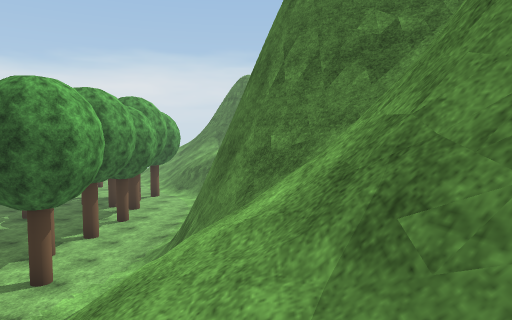
view 1 (above)

24 first-person views from a walk through a scene from a Unity 3-D project. The camera is 1.4 m above the floor, tilts 4° down and sees 70° across. The floor is counted in squares, 2 m on a side. Each view is taken from the middle of a square. On the plan, view 1 faces up. The plan holds only what a view shows up to about 11 squares ahead; the rest is blank. The place goes on beyond the plan. Some trees and plants on the terrain are drawn as simple stand-ins. The player character is not drawn. Surface patterns are stand-ins for the level's own textures.

view 2
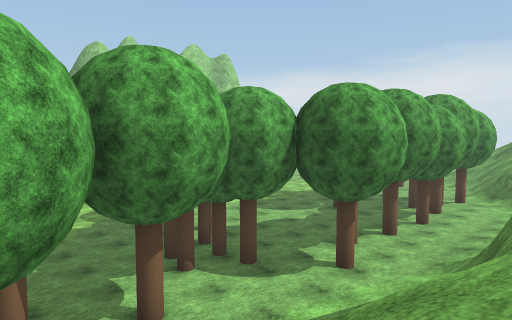

view 3
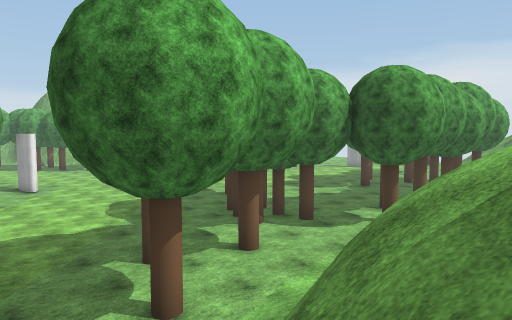

view 4
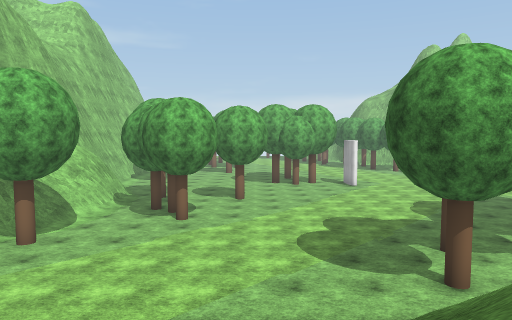

view 5
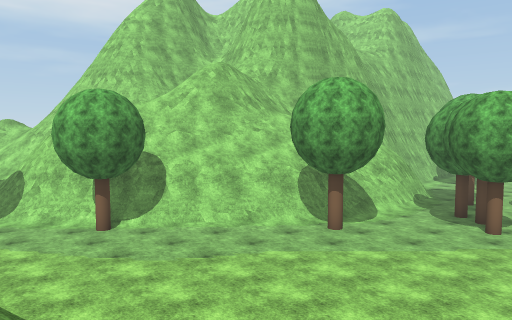

view 6
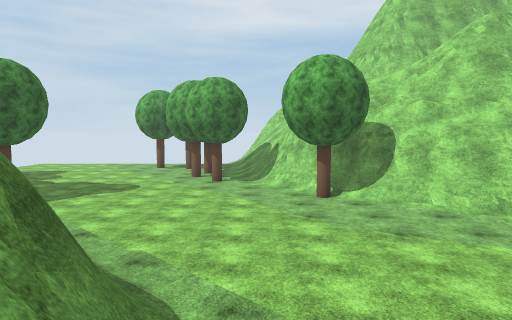

view 7
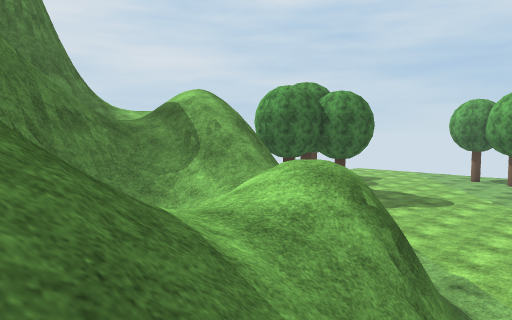

view 8
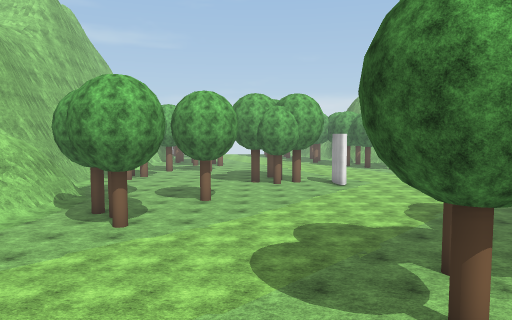

view 9
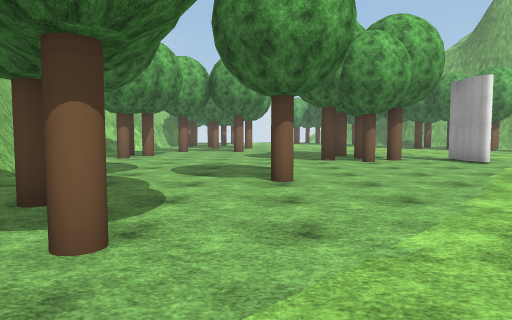

view 10
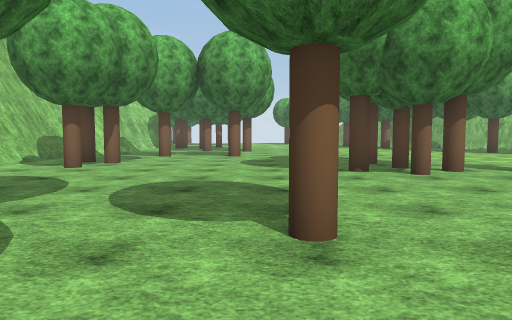

view 11
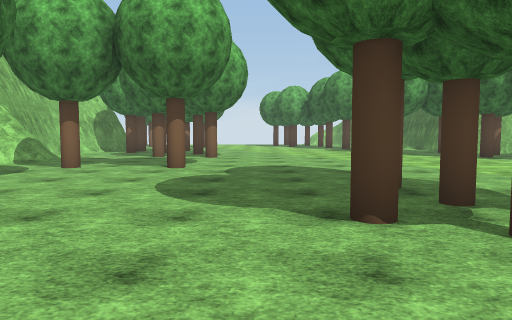

view 12
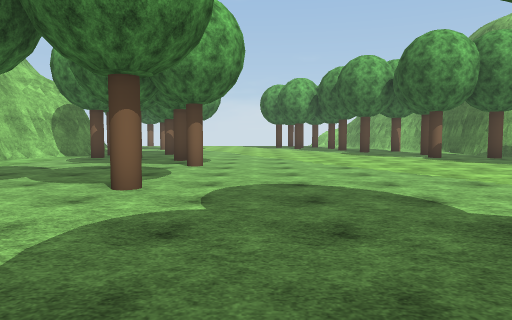

view 13
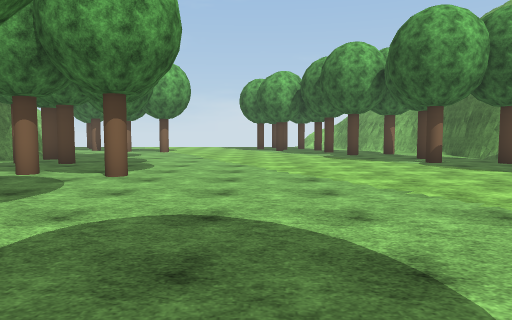

view 14
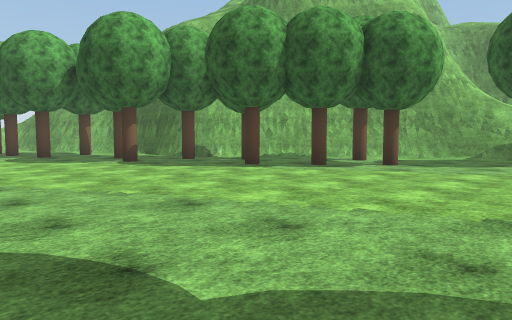

view 15
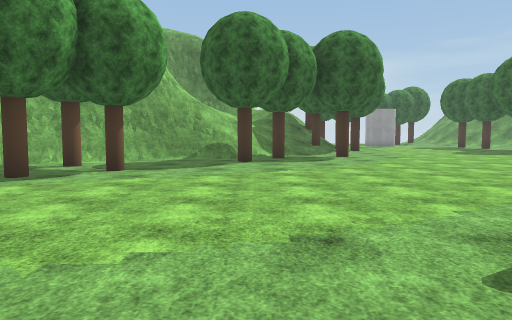

view 16
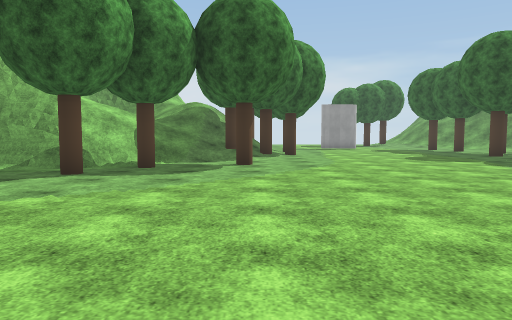

view 17
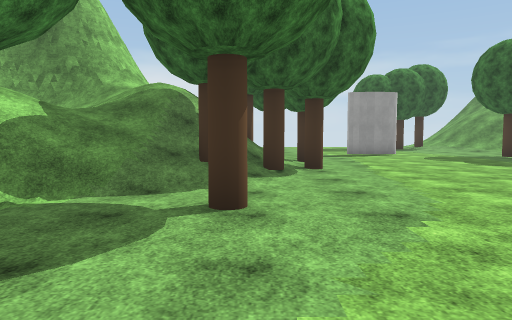

view 18
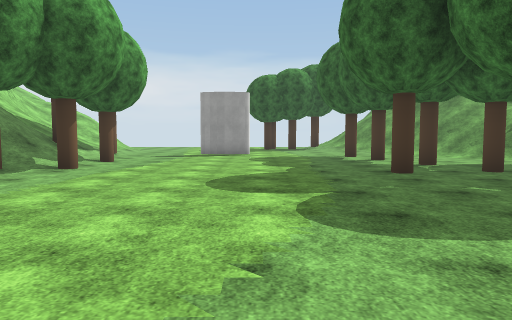

view 19
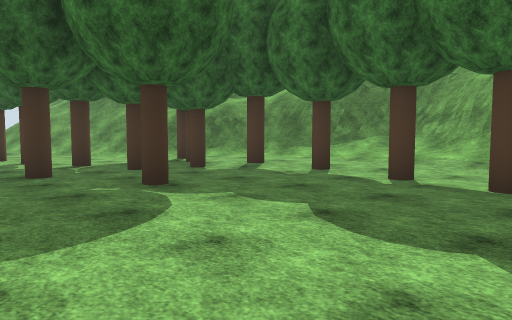

view 20
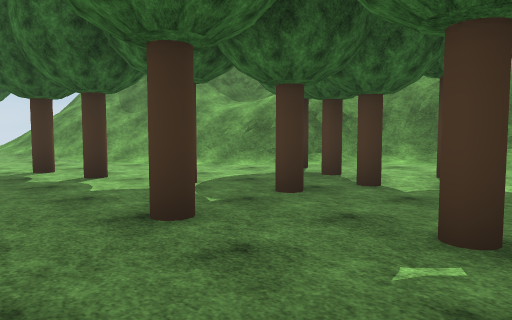

view 21
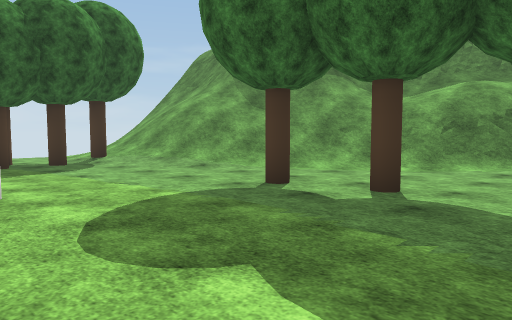

view 22
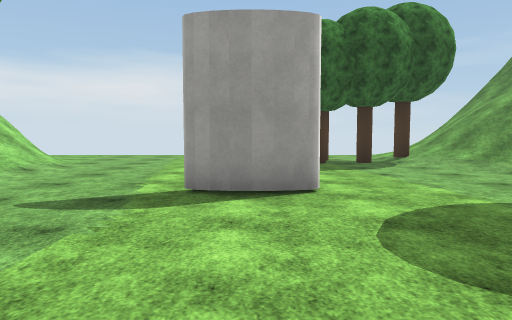

view 23
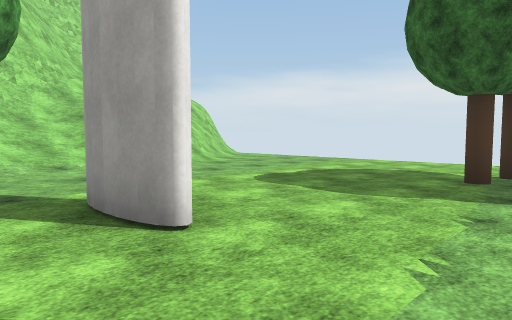

view 24
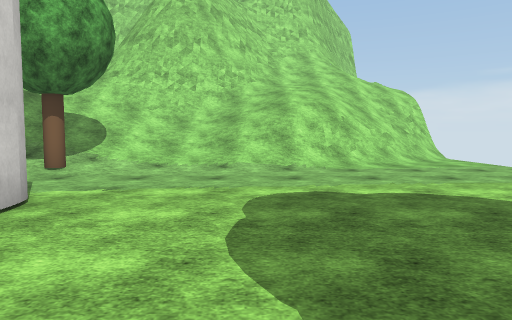

### Floor plan
Key: @ floor where view 1 was taken; # wall or solid block; x gap in a wall; . main floor; : floor 0.5 m higher than the main floor; + floor 1.5 m higher than the main floor; / step, stairs or slope; = window, fence, low wall or low ledge; v drop or lower ground; O other object.
Columns run from 29 left of view 1 to 6 right of it. Each row starts with its distance up from view 1.
 27          =/..........
 26          /#/.........////
 25          ///.......O.O///
 24          //=/.....O.O////
 23          ////......../////
 22         #/////........////
 21         ##////........//////
 20          #////........./////
 19          #////...#....../////#
 18         ##///O.......O../////##
 17       ###////O.......O...:=///
 16        ///////O...........==/
 15          //////.......O..O/=#/
 14           //+/O......OO.O../#/
 13          ///OO...........O./#v
 12         //////........O....//#v
 11        #////.O...........O.//=#
 10       ###=/O...............//##
  9     ###..................O//##
  8     ##....O.............O../
  7     ..O..................../
  6     ...O.........   . ...O./#
  5 ## O..O.........  ....OO... ##
  4 ..O..O..........  ....OO... ####
  3 O..............   ......O..= /=
  2 ..O............. .......... //#
  1 .............##.........O..x//#
  0 .............O...........O.#/@
 -1 ...........OO.O............==/
 -2 .............O............. =//
 -3 ...........................  ///  #
 -4 .....O...........O.........   /// ##
 -5 ...O....O............O......  #// //
 -6 O...O..............OO.........##  //
 -7 ..O.....O........O.............=  //
 -8  OO........OO....###...O......../ #v
 -9 ##....##......  #####=#..........
-10  ###     ###.##       ###.........
-11           ##            ##.........
-12                          ##O.......O
-13                       ######........
-14                       /////##.......

Positions as (right, up) in squares from view 1, and headings:
1: (0, 0), facing up
2: (0, 0), facing up-left
3: (0, -2), facing up-left
4: (2, -3), facing left
5: (2, -3), facing down-left
6: (0, -3), facing down
7: (0, -2), facing down-right
8: (0, -2), facing left
9: (-6, -4), facing left
10: (-9, -4), facing left
11: (-13, -3), facing left
12: (-16, -3), facing left
13: (-18, -2), facing left
14: (-18, -2), facing up-left
15: (-19, -1), facing up
16: (-16, 2), facing up
17: (-16, 7), facing up
18: (-11, 7), facing up
19: (-10, 7), facing up-right
20: (-10, 11), facing up-right
21: (-12, 15), facing up-right
22: (-12, 15), facing up
23: (-9, 18), facing up-left
24: (-9, 22), facing left
